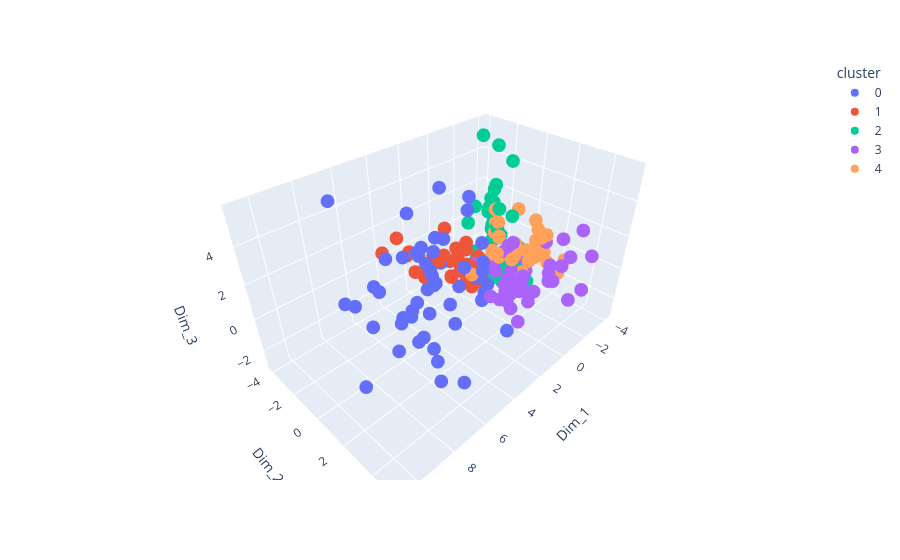

Notebook code cell kept with this figure:
### Code cell
cluster_labels = hierarchy.cut_tree(hc_comp_cos, height=1.5)
cluster_labels_1d_2 = cluster_labels[:, 0]

plot_df2 = low_dim_df.copy()
plot_df2.columns = [f"Dim_{i+1}" for i in range(plot_df2.shape[1])]
plot_df2["cluster"] = cluster_labels_1d_2.astype(str)

fig = px.scatter_3d(
    plot_df2,
    x="Dim_1",
    y="Dim_2",
    z="Dim_3",
    color="cluster",
    hover_data=plot_df2.columns)

fig.show()

ct = pd.crosstab(cluster_labels_1d_2, labels)
print(ct)

### Figure 1 — Plotly figure (JSON) as saved in the notebook; plotly's stock layout.template omitted (floating-point values rounded to 4 significant figures; data arrays with more than 128 entries replaced by an {"elided": "..."} marker saying what was removed)
{"data": [{"customdata": {"elided": "52x16 mixed values"}, "hovertemplate": "cluster=%{customdata[15]}<br>Dim_1=%{x}<br>Dim_2=%{y}<br>Dim_3=%{z}<br>Dim_4=%{customdata[0]}<br>Dim_5=%{customdata[1]}<br>Dim_6=%{customdata[2]}<br>Dim_7=%{customdata[3]}<br>Dim_8=%{customdata[4]}<br>Dim_9=%{customdata[5]}<br>Dim_10=%{customdata[6]}<br>Dim_11=%{customdata[7]}<br>Dim_12=%{customdata[8]}<br>Dim_13=%{customdata[9]}<br>Dim_14=%{customdata[10]}<br>Dim_15=%{customdata[11]}<br>Dim_16=%{customdata[12]}<br>Dim_17=%{customdata[13]}<br>Dim_18=%{customdata[14]}<extra></extra>", "legendgroup": "0", "marker": {"color": "#636efa", "symbol": "circle"}, "mode": "markers", "name": "0", "scene": "scene", "showlegend": true, "type": "scatter3d", "x": [2.108, 5.009, 6.142, 1.075, 1.361, 1.973, -0.006488, 8.423, 1.128, 4.735, 1.163, 3.312, 5.612, 3.264, 3.195, 3.186, 5.06, 2.218, 0.09334, 0.7181, 2.903, 7.688, 1.564, 3.129, 3.925, 6.449, 6.935, 4.226, 3.932, 4.504, 6.52, 4.139, 7.044, 4.809, 5.159, 10.67, 6.499, 5.422, 7.448, 1.014, 0.8322, 5.416, 2.643, 3.535, 0.349, 3.486, 5.756, 4.441, 4.836, 0.1602, 2.35, 1.704], "y": [-1.684, 0.3278, 2.672, -0.9005, 1.024, 1.54, 0.24, -0.7463, -2.348, -2.539, -2.024, -0.5153, -2.11, -0.7032, -1.554, 0.511, 0.2457, 0.7383, 0.1241, -0.7251, 0.6056, -2.158, -1.831, -0.5865, -1.663, 3.203, 1.604, -1.279, -0.347, 0.6542, -1.645, -0.01247, -2.213, 0.2385, -0.8978, 3.707, 0.3141, 3.676, 1.894, 0.756, 0.4374, 1.754, -1.515, -1.657, -0.7617, -0.904, -2.33, -1.103, -0.1274, -0.4278, 3.581, 0.05518], "z": [1.697, 2.874, -1.259, -1.588, 1.119, 1.15, -1.427, 1.437, 3.965, 1.204, 1.052, -0.1103, -0.1695, 0.3377, 1.64, -0.8625, 3.029, 4.964, -2.022, 3.139, -2.276, 5.687, -0.2104, -0.1278, 3.838, -1.912, 4.308, -1.728, 0.04412, -2.961, -1.663, -1.21, -0.3474, -2.244, -1.411, 1.451, -1.995, -2.419, 1.357, -1.671, 1.753, 3.945, -0.07166, -1.782, -0.9009, 1.111, 0.1108, -1.899, -2.779, -1.221, -1.21, 0.4754]}, {"customdata": {"elided": "33x16 mixed values"}, "hovertemplate": "cluster=%{customdata[15]}<br>Dim_1=%{x}<br>Dim_2=%{y}<br>Dim_3=%{z}<br>Dim_4=%{customdata[0]}<br>Dim_5=%{customdata[1]}<br>Dim_6=%{customdata[2]}<br>Dim_7=%{customdata[3]}<br>Dim_8=%{customdata[4]}<br>Dim_9=%{customdata[5]}<br>Dim_10=%{customdata[6]}<br>Dim_11=%{customdata[7]}<br>Dim_12=%{customdata[8]}<br>Dim_13=%{customdata[9]}<br>Dim_14=%{customdata[10]}<br>Dim_15=%{customdata[11]}<br>Dim_16=%{customdata[12]}<br>Dim_17=%{customdata[13]}<br>Dim_18=%{customdata[14]}<extra></extra>", "legendgroup": "1", "marker": {"color": "#EF553B", "symbol": "circle"}, "mode": "markers", "name": "1", "scene": "scene", "showlegend": true, "type": "scatter3d", "x": [0.07774, 3.936, 2.053, 3.146, 0.3648, -0.8425, -0.3664, 0.1239, 3.124, 1.278, -0.301, 0.5765, 1.882, 1.191, -0.7396, 4.177, 1.391, -0.7416, 2.692, -0.3981, 0.3084, 0.07539, -0.1906, -1.024, 0.1159, -0.1073, 0.5763, -0.6159, 1.56, 2.553, 0.2184, 0.334, 1.655], "y": [-2.127, -3.884, -2.415, -2.796, -2.758, -1.238, -1.695, -2.089, -2.179, -1.313, -1.593, -2.119, -1.624, -1.393, -0.8759, -2.239, -2.633, -2.121, -3.127, -1.796, -1.57, -1.169, -0.4557, -1.423, -0.8074, -0.501, -0.8516, -0.721, -2.486, -2.062, -1.847, -0.725, -1.504], "z": [-0.08087, 0.5602, -0.5005, 0.544, 1.076, -0.685, -1.354, -0.8724, -0.2217, -0.9931, -1.121, -0.7215, 0.1572, -1.135, -1.777, 2.319, -0.1897, -0.05794, 0.404, -0.2262, -1.256, -1.447, -1.554, -0.8403, -2.059, -1.667, -1.556, -1.224, -0.5991, -0.7992, -0.3939, -0.5122, 0.471]}, {"customdata": {"elided": "74x16 mixed values"}, "hovertemplate": "cluster=%{customdata[15]}<br>Dim_1=%{x}<br>Dim_2=%{y}<br>Dim_3=%{z}<br>Dim_4=%{customdata[0]}<br>Dim_5=%{customdata[1]}<br>Dim_6=%{customdata[2]}<br>Dim_7=%{customdata[3]}<br>Dim_8=%{customdata[4]}<br>Dim_9=%{customdata[5]}<br>Dim_10=%{customdata[6]}<br>Dim_11=%{customdata[7]}<br>Dim_12=%{customdata[8]}<br>Dim_13=%{customdata[9]}<br>Dim_14=%{customdata[10]}<br>Dim_15=%{customdata[11]}<br>Dim_16=%{customdata[12]}<br>Dim_17=%{customdata[13]}<br>Dim_18=%{customdata[14]}<extra></extra>", "legendgroup": "2", "marker": {"color": "#00cc96", "symbol": "circle"}, "mode": "markers", "name": "2", "scene": "scene", "showlegend": true, "type": "scatter3d", "x": [-0.5604, -1.738, -1.289, -1.519, -1.057, -1.515, -1.966, -1.522, -2.088, -1.235, -1.693, -1.09, -2.013, -1.663, -1.125, -3.111, -1.24, -2.335, -2.624, -2.894, -1.325, -2.085, -2.703, -2.25, -1.071, -2.578, -1.717, -1.696, -2.671, -2.628, -2.999, -1.244, -2.723, -2.724, -2.209, -1.952, -2.447, -1.407, -1.539, -2.368, -0.3748, -0.5733, -1.601, -1.937, -2.012, -1.176, -1.798, -1.798, -1.802, -0.04582, -0.1318, -1.224, -1.792, -1.409, -1.649, -1.459, -3.831, -3.109, -2.629, -2.762, -3.254, -2.437, -2.57, -3.463, -4.121, -2.646, -2.455, -3.072, -2.847, -3.02, -1.804, -1.763, -2.04, -2.103], "y": [0.31, 0.7162, -1.113, -0.4263, -2.287, -1.143, -1.058, -1.425, -1.226, -1.824, -0.7531, -1.64, -1.091, -0.8878, 0.3614, -2.324, -0.3572, -0.9079, -1.459, -2.369, 1.029, 1.316, -1.534, 0.3247, -1.298, -1.421, 0.1978, 1.636, -1.791, -0.65, -1.647, -0.01312, -1.888, -2.006, -0.1123, -0.4618, 0.3421, 0.8212, -0.46, -2.97, -1.496, -1.076, -0.1648, -0.2135, -0.7298, 0.1392, -0.4508, 0.8212, -1.124, -1.112, -0.8914, -0.789, -0.9075, -0.8894, -0.335, 0.7386, -2.64, -2.411, -1.403, -2.289, -2.198, -1.584, -1.809, -2.481, -4.073, -1.851, -1.405, -2.167, -2.031, -2.305, -1.124, -0.2003, -1.037, -0.01206], "z": [-1.005, -0.9372, -1.686, -1.834, 1.049, -1.715, -1.569, -1.554, -1.05, -0.7399, -1.413, -1.217, -1.46, -1.527, -1.73, 1.685, -1.863, 0.2941, 0.2619, 1.277, -1.197, -0.3795, 0.6672, -0.4631, -1.707, 0.5278, -1.134, -1.33, 0.6726, 4.794, 1.438, -1.668, 0.4582, 1.128, -0.8011, -1.517, -0.02698, -0.3976, -1.315, 1.353, -1.377, -1.543, -1.182, -1.264, -1.318, -1.426, -1.198, -0.514, -1.142, -0.9425, -1.557, -1.542, -1.675, -1.506, -1.668, -1.161, 4.774, 1.809, 0.3793, 1.108, 2.697, -0.3262, 0.2269, 2.247, 4.896, 0.4496, -0.2372, 1.677, 1.328, 1.111, -1.531, -1.373, -0.9748, 1.962]}, {"customdata": {"elided": "43x16 mixed values"}, "hovertemplate": "cluster=%{customdata[15]}<br>Dim_1=%{x}<br>Dim_2=%{y}<br>Dim_3=%{z}<br>Dim_4=%{customdata[0]}<br>Dim_5=%{customdata[1]}<br>Dim_6=%{customdata[2]}<br>Dim_7=%{customdata[3]}<br>Dim_8=%{customdata[4]}<br>Dim_9=%{customdata[5]}<br>Dim_10=%{customdata[6]}<br>Dim_11=%{customdata[7]}<br>Dim_12=%{customdata[8]}<br>Dim_13=%{customdata[9]}<br>Dim_14=%{customdata[10]}<br>Dim_15=%{customdata[11]}<br>Dim_16=%{customdata[12]}<br>Dim_17=%{customdata[13]}<br>Dim_18=%{customdata[14]}<extra></extra>", "legendgroup": "3", "marker": {"color": "#ab63fa", "symbol": "circle"}, "mode": "markers", "name": "3", "scene": "scene", "showlegend": true, "type": "scatter3d", "x": [0.03778, -0.7479, -0.04124, -1.433, 0.8212, -0.4635, -2.11, -1.452, -0.03718, 0.0232, 0.04222, -0.3805, -0.2768, -0.02968, -1.588, -0.6649, -1.786, -1.324, -0.9783, -1.631, -0.1986, -1.692, -0.4024, 0.1305, 0.5274, -1.721, -0.07966, -0.7596, 0.4167, -1.718, 0.1325, -1.828, -0.2357, 0.1258, -2.297, 0.263, -0.97, -0.9238, -1.004, -1.507, 2.65, -1.675, -2.135], "y": [1.241, -0.03378, -0.8059, 1.226, 3.094, 1.64, 3.438, 4.479, 1.648, 2.436, 1.994, 1.479, 2.385, 1.461, 5.262, 1.253, 2.973, 3.224, 0.7883, 5.02, 1.359, 1.517, 3.771, 2.459, 2.318, 4.517, 1.096, 0.8273, 2.804, 3.535, 1.87, 1.681, 2.866, 0.8658, 0.9917, 4.454, 2.099, 2.688, 1.798, 1.371, 2.681, 2.592, 3.851], "z": [1.245, -0.6694, -0.5543, -1.87, -1.882, -1.127, 0.3473, -0.9396, -1.83, -0.6841, -2.087, 1.693, 0.09524, 1.652, 2.076, -1.105, -0.6912, 0.68, -1.31, -0.08695, -1.349, -0.6877, 0.9307, 0.02212, -0.6017, 3.129, -2.043, -1.511, -0.001219, 2.216, 0.4182, 0.2236, -1.278, -0.143, 0.06068, 1.148, -1.379, -1.09, -1.035, 0.1941, 0.5733, 1.654, 1.096]}, {"customdata": {"elided": "35x16 mixed values"}, "hovertemplate": "cluster=%{customdata[15]}<br>Dim_1=%{x}<br>Dim_2=%{y}<br>Dim_3=%{z}<br>Dim_4=%{customdata[0]}<br>Dim_5=%{customdata[1]}<br>Dim_6=%{customdata[2]}<br>Dim_7=%{customdata[3]}<br>Dim_8=%{customdata[4]}<br>Dim_9=%{customdata[5]}<br>Dim_10=%{customdata[6]}<br>Dim_11=%{customdata[7]}<br>Dim_12=%{customdata[8]}<br>Dim_13=%{customdata[9]}<br>Dim_14=%{customdata[10]}<br>Dim_15=%{customdata[11]}<br>Dim_16=%{customdata[12]}<br>Dim_17=%{customdata[13]}<br>Dim_18=%{customdata[14]}<extra></extra>", "legendgroup": "4", "marker": {"color": "#FFA15A", "symbol": "circle"}, "mode": "markers", "name": "4", "scene": "scene", "showlegend": true, "type": "scatter3d", "x": [-2.44, -1.707, -2.503, -2.634, -2.406, -2.885, -1.271, -1.162, -0.6811, -2.706, -2.641, -0.3159, -0.5942, -2.001, -1.983, -2.396, -0.4686, -2.091, -0.7318, -0.7193, -0.1927, -2.72, -2.068, -2.803, -2.055, -2.295, 0.8378, 0.9628, -0.305, -1.325, -0.8404, -0.399, -1.621, 0.7188, -2.654], "y": [-1.453, 1.862, -1.133, 1.328, 3.084, -1.852, 0.3824, -0.003652, -0.1128, -1.435, -1.57, 2.946, 1.503, 2.611, 1.614, 2.072, 0.05146, 1.84, 1.158, 2.304, 3.241, 1.598, 0.3885, -0.1371, 2.005, 1.619, -0.1759, 2.484, 2.239, 2.244, 0.1736, 3.389, 1.469, 1.359, 3.231], "z": [0.1918, 0.5558, -0.07125, 0.7595, -0.4141, 1.383, 0.1406, -0.2451, 0.1406, 0.7625, 0.6993, 1.548, 0.8753, 0.2368, 2.413, 0.4699, 0.5225, 0.9253, 1.048, 0.8, 2.819, 1.075, 0.3911, 2.084, 0.6591, 1.734, -0.5227, 1.78, 0.2681, 1.184, 1.306, 2.959, 0.6734, 1.493, 0.3783]}], "layout": {"legend": {"title": {"text": "cluster"}, "tracegroupgap": 0}, "margin": {"t": 60}, "scene": {"domain": {"x": [0, 1], "y": [0, 1]}, "xaxis": {"title": {"text": "Dim_1"}}, "yaxis": {"title": {"text": "Dim_2"}}, "zaxis": {"title": {"text": "Dim_3"}}}}}
